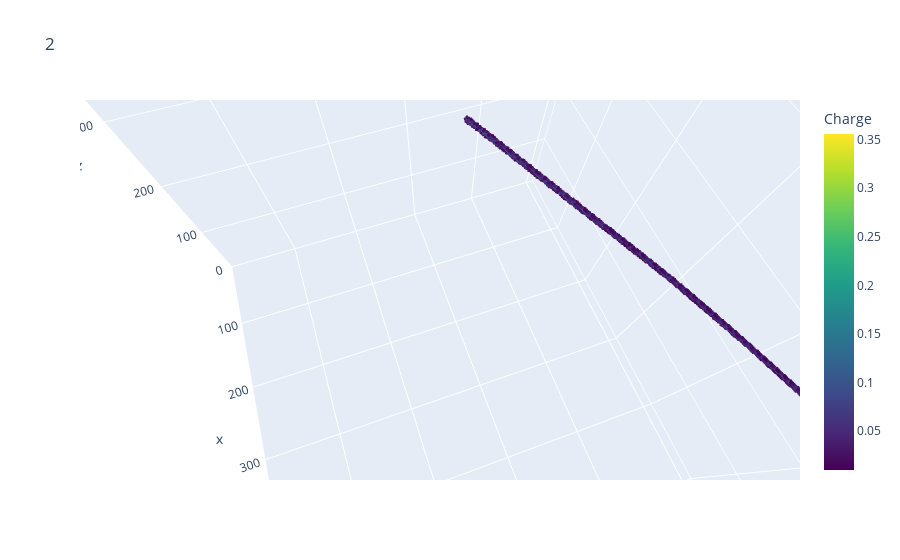

Notebook code for this chart:
### Code cell
for idx, batch in enumerate(test_loader):
    label = int(batch[1])
# if label == 4:
    print(invclasses[label])
    data = batch[0][0]
    ch = data[:,-1]
    Plot3d(data)
    #pooleddata = pool(full(data))
    #nonzero = torch.nonzero(pooleddata)
    #pooledcharge = torch.unsqueeze(pooleddata[torch.nonzero(pooleddata,as_tuple=True)],1)
    #Plot3d(torch.hstack((nonzero[:,1:4],pooledcharge)),(170,170,170))
#         Plot3d(data[ch<=0.034])
#         Plot3d(data[torch.logical_and(ch<=0.15,ch>0.034)])
#         Plot3d(data[ch>=0.15])
    break

### Figure 1 — Plotly figure (JSON) as saved in the notebook; plotly's stock layout.template omitted (floating-point values rounded to 4 significant figures; data arrays with more than 128 entries replaced by an {"elided": "..."} marker saying what was removed)
{"data": [{"marker": {"color": {"elided": "2870 float values"}, "colorbar": {"title": {"text": "Charge"}}, "colorscale": [[0, "#440154"], [0.1111, "#482878"], [0.2222, "#3e4989"], [0.3333, "#31688e"], [0.4444, "#26828e"], [0.5556, "#1f9e89"], [0.6667, "#35b779"], [0.7778, "#6ece58"], [0.8889, "#b5de2b"], [1, "#fde725"]], "opacity": 0.9, "size": 1}, "mode": "markers", "type": "scatter3d", "x": {"elided": "2870 int values"}, "y": {"elided": "2870 int values"}, "z": {"elided": "2870 int values"}}], "layout": {"autosize": true, "scene": {"aspectratio": {"x": 1, "y": 1, "z": 1}, "camera": {"center": {"x": 0, "y": 0, "z": 0}, "eye": {"x": 0.3244, "y": -0.1116, "z": 0.7393}, "projection": {"type": "perspective"}, "up": {"x": 0, "y": 0, "z": 1}}, "xaxis": {"nticks": 6, "range": [0, 512], "type": "linear"}, "yaxis": {"nticks": 6, "range": [0, 512], "type": "linear"}, "zaxis": {"nticks": 6, "range": [0, 512], "type": "linear"}}, "title": {"text": "2"}}}
